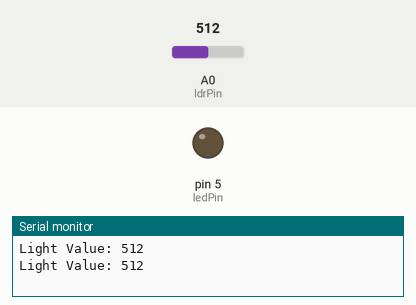
A sketch run on a simulated Arduino Uno, built with avr-gcc and run on an emulated ATmega328P. Parts: output pins drawn as LEDs (lit = HIGH), the last lines printed to the serial monitor. The inputs (shaded band) are chosen by the test bench; at power-on: A0 (ldrPin) = 512.

Above: at 1.8 s.
1.9 s: A0 (ldrPin) set to 487
At 2.7 s:
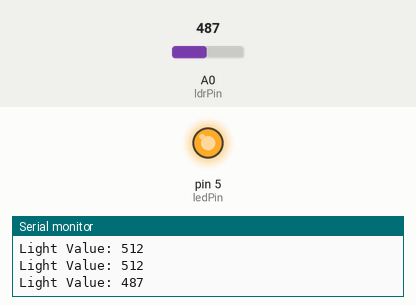
3.5 s: A0 (ldrPin) set to 510
At 4.3 s:
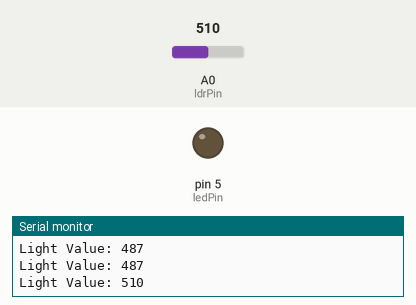
5.5 s: A0 (ldrPin) set to 490
At 7.0 s:
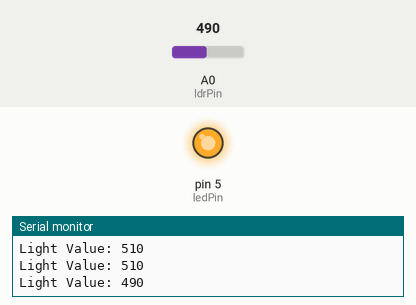
Timing chart, 0 to 8.5 s (numbered marks = the images above; inputs shaded):
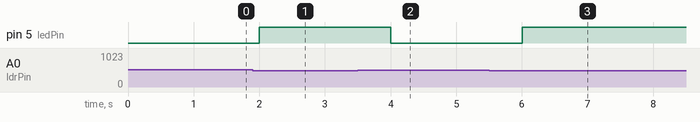

The sketch:

assignment3.ino
```cpp
int ldrPin = A0;
int ledPin = 5;
int ldrValue = 0;

void setup() {
  pinMode(ledPin, OUTPUT);
  Serial.begin(9600);
}

void loop() {
  ldrValue = analogRead(ldrPin);

  Serial.print("Light Value: ");
  Serial.println(ldrValue);

  if (ldrValue < 500) {      // Dark
    digitalWrite(ledPin, HIGH); // Turn ON LED
  } else {                   // Bright
    digitalWrite(ledPin, LOW);  // Turn OFF LED
  }

  delay(1000);
}
```

Measured:
- the behaviour switches between 500 and 499 on A0 (ldrPin) (found by bisection; images 0 and 1)
- after the input at 1.9 s, pin 5 (ledPin): LOW → HIGH after 0.10 s
- after the input at 3.5 s, pin 5 (ledPin): HIGH → LOW after 0.50 s
- after the input at 5.5 s, pin 5 (ledPin): LOW → HIGH after 0.50 s
